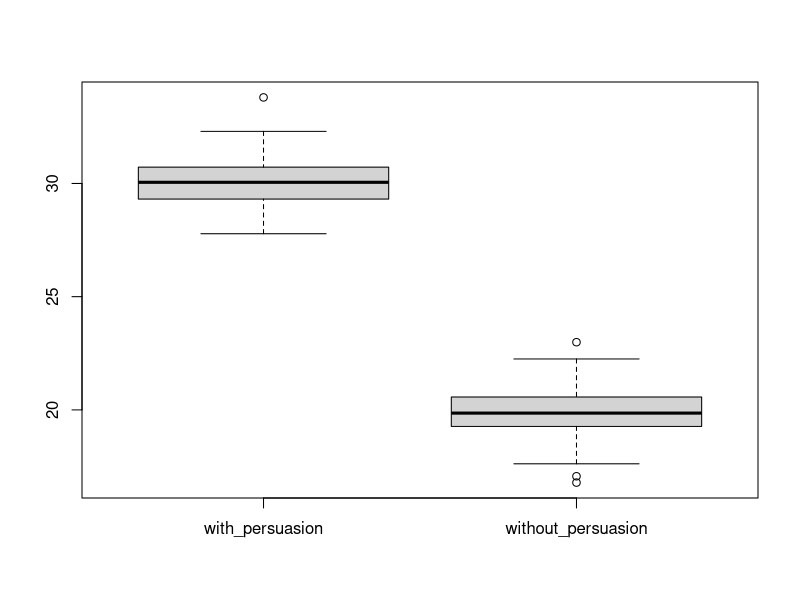

This chart was generated by the following R code:
## ---- chunk 1
set.seed(9079)
# the data for the group of students that receive persuaion 
dataW <- round(rnorm(316/2-13,30,1),2); print(dataW) 
# the data for the group of students that do not receive persuaion 
dataWO <- round(rnorm(316/2-24,20,1),2); print(dataWO) 
## ---- chunk 2
#From the side by side boxplots we know there are suspected outliers for two data gorups.
boxplot(dataW,dataWO,names=c("with_persuasion","without_persuasion")) 
summary(dataW)
summary(dataWO)
## ---- chunk 3
#Hence, after removing these outliers we can get the final tables for these two data groups.
dataW_final <- sort(dataW[dataW<32.835])
dataWO_final <-sort(dataWO[17.345<dataWO]);dataWO_final <-sort(dataWO_final[dataWO_final<22.505])
#Tables for two data groups 
with_persuasion <- 1:length(dataW_final)
without_persuasion <- 1:length(dataWO_final)
# Table for the group that receives persuasion
table1 <-data.frame(with_persuasion,dataW_final);print(table1) 
# Table for the group that did not receive persuasion
table2 <- data.frame(without_persuasion,dataWO_final);print(table2) 

## ---- chunk 4
t.test(dataW_final,dataWO_final,var.equal = T,alternative="greater")

## ---- chunk 5
# Assuming the synthetic data follow unknown distributiom, 
# I first intend to check normality using the shapiro.test()
# The null hypothesis is that the data is normal, the alternative hypothesis is the data is not normal.
shapiro.test(dataW_final)
shapiro.test(dataWO_final)
# Since we can see the p-values for these two data groups are both larger than 0.05,
#the null hypotheses cannot be rejected. Hence, the assumption of normality for two samples is satisfied.
## ---- chunk 6
# Then I want to check whether the data have equal variances
var.test(dataW_final,dataWO_final)
